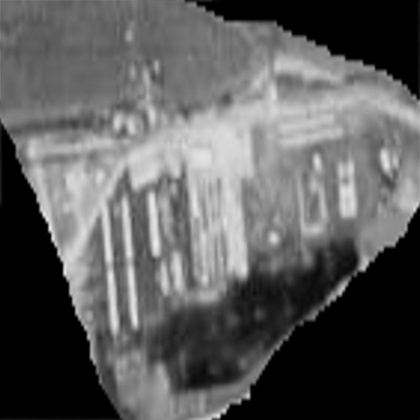
%> input picture Super Resolution/output.jpg, 420 x 420 px, shrunk from 1261 x 1261 before the run
$ octave Time.m   (GNU Octave 9; MATLAB toolbox functions it lacks are replaced by stand-ins)
%> lines starting %> are read from the running program, lines starting %| are printed output that depends on the picture
### Super Resolution/Input.m
%This file takes input from the user
%This File is for the Testing Colour images.
%Using Time Variant Regularized Backward Heat Diffusion.
%Output parameters   :Image that is seleted.
%                    :Diffusion_time.
%                    :Stopping_time.
%                    :Variance.
%                    :Time_steps.
function [image,co_eff,time_steps]=Input()


prompt='\n\nWanna Perform De-noising\nEnter 1 if Yes\nElse enter any number\nInput:';
number=input(prompt);
%> the answer given: 'y'

if(number==1)
  De_noising();
else
  image=imread('output.jpg');
%> image is the input picture: size 420x420 uint8; min 0, max 239, mean 92.3


 %Asks the user to enter the input for the time steps to be entered.
  prompt='\nEnter the Time Steps for the diffusion Equation(Prefarbly 0.01 t0 5)\nInput:';
  number=input(prompt);
%> the answer given: 3

  if(number>2 && number<0)
     time_steps=10000;
  else
     time_steps=number;
  end

  %Asks the user to enter the input for the co-effecient
  prompt='\nEnter a value for co-effiecient of Stopping time.\nExample:Diffusion_time=(co-eff)Stopping_time\n(Prefarbly 0 to 1.25)\nInput:';
  number=input(prompt);
%> the answer given: 1

  if(number>1.25 && number<0)
    co_eff=1;
  else
    co_eff=number;
  end

end
end

### Super Resolution/blurMetric.m
function blur = blurMetric(original)
% original : entry image

% The idea is from "The Blur Effect: Perception and Estimation with a New No-Reference Perceptual Blur Metric"
% Cr�t�-Roffet F., Dolmiere T., Ladret P., Nicolas M. - GRENOBLE - 2007
% In SPIE proceedings - SPIE Electronic Imaging Symposium Conf Human Vision and Electronic Imaging, �tats-Unis d'Am�rique (2007)

% Written by DO Quoc Bao, PhD Student in L2TI Laboratory, Paris 13 University, France
% Email: doquocbao@gmail.com, do.quocbao@l2ti.univ-paris13.fr
% Last changed: 21-09-2008

%%%%%%%%%%%%%%%%%%Note: the output (blur) is in [0,1]; 0 means sharp, 1 means blur%%%%%%%%%%%%%%%%%%

%%%%%%%%%%%%%%%%%%%%%%%%%%%%%%%%%%%%%%%%%%%%%%%%%%%%%%%%%%%%%%%%%%%%%%%%%%%
% Please cite the author when you use this code. All remarks are welcome. %
%%%%%%%%%%%%%%%%%%%%%%%%%%%%%%%%%%%%%%%%%%%%%%%%%%%%%%%%%%%%%%%%%%%%%%%%%%%

I = double(original);
[y,x] = size(I);

Hv = [1 1 1 1 1 1 1 1 1]/9;
Hh = Hv';


B_Ver = imfilter(I,Hv);%blur the input image in vertical direction
B_Hor = imfilter(I,Hh);%blur the input image in horizontal direction

D_F_Ver = abs(I(:,1:x-1) - I(:,2:x));%variation of the input image (vertical direction)
D_F_Hor = abs(I(1:y-1,:) - I(2:y,:));%variation of the input image (horizontal direction)

D_B_Ver = abs(B_Ver(:,1:x-1)-B_Ver(:,2:x));%variation of the blured image (vertical direction)
D_B_Hor = abs(B_Hor(1:y-1,:)-B_Hor(2:y,:));%variation of the blured image (horizontal direction)

T_Ver = D_F_Ver - D_B_Ver;%difference between two vertical variations of 2 image (input and blured)
T_Hor = D_F_Hor - D_B_Hor;%difference between two horizontal variations of 2 image (input and blured)

V_Ver = max(0,T_Ver);
V_Hor = max(0,T_Hor);

S_D_Ver = sum(sum(D_F_Ver(2:y-1,2:x-1)));
S_D_Hor = sum(sum(D_F_Hor(2:y-1,2:x-1)));

S_V_Ver = sum(sum(V_Ver(2:y-1,2:x-1)));
S_V_Hor = sum(sum(V_Hor(2:y-1,2:x-1)));

blur_F_Ver = (S_D_Ver-S_V_Ver)/S_D_Ver;
blur_F_Hor = (S_D_Hor-S_V_Hor)/S_D_Hor;

blur = max(blur_F_Ver,blur_F_Hor);

### Super Resolution/lowpass1.m
%This function is for Low pass filtering process in the Time Variant RBHD Process.
%Input parameters:Blurred and Noisy Image.
%                :Diffusion time.
%                :Stopping_time.
%                :Time_steps.
function filteredim = lowpass1(I,Diffusion_time,Stopping_time,time_steps)

 %Converting the matrix of the image to unsigned 8-bit integer type.
 imag=uint8(I);

 %Determining the size of the image
 [co,ro,~] = size(imag);

 %Determining the center of the image
 cx = round(co/2);
 cy = round (ro/2);

 for i = 1 : co
    for j =1 : ro
        %Frequency domain term.
        d = sqrt((i-cx).^2 + (j-cy).^ 2);

    end
 end

 %Calculating the Cut-off Frequency Function.
 [c_freq]=Calculate_cut_freq(d,Diffusion_time,Stopping_time,time_steps);


 %On applying the Discrete Fourier transform
 %Shifting zero-frequency component to center of spectrum
 imf=fftshift(fft2(imag));
 H=zeros(co,ro);
 for i = 1 : co
    for j =1 : ro
%        for r=1:1:3
        %Frequency domain term.
        d = sqrt((i-cx).^2 + (j-cy).^ 2);

%         %Calculating the Cut-off Frequency Function.
%         [c_freq]=Calculate_cut_freq(d,Diffusion_time,Stopping_time,time_steps);

        %According to equation-16 in paper
        H(i,j)=exp(-(norm(d)./ c_freq)^4);
        %H(i,j)=single(d<=c_freq);

%       end;
    end;
 end;

 %Obtaining the Filtered Image.
 outf = imf .* H;
 filteredim = abs(ifft2(outf));

end

### Super Resolution/Calculate_cut_freq.m
%This Function is for Calculating Cut-off Frequency.
function [c_freq]=Calculate_cut_freq(d,Diffusion_time,Stopping_time,time_steps)

 %Calculating omegaaccording to equation 14 in paper
 omega=d^2;

 %Calculating Backward_time
 time=Stopping_time*time_steps;

 %Calcuting cut_off Frequency term
 %Combining the equations 14 & 27 in the paper.
 c_freq=sqrt(omega*time/Diffusion_time);
 c_freq=c_freq+2;
end

### Super Resolution/imInvDiffusion.m
%IMAGE DEBLUR WITH REGULARIZED BACKWARD HEAT DIFFUSION-Liang Wang,Luo,Wang.
%This Function performs the Time Variant Inverse Diffusion process on gray scale images.
%Input Parameters:Input image(Blurred or Filtered Image).
%                :Time Step.
%                :Stopping Time.
%                :Cut-off Frequency.
function v_new=imInvDiffusion(image,T,time_steps)

 %Time-Steps
 dt=time_steps;


 %Converting the input image matrix to double precision
 v_t=double(image);

 %Obtaining the size of image
 [p,q]=size(v_t);

 %Storing the double precision value of image to v_new
 v_new=double(v_t);

 %Terms in inverse partial differential equation.
 v_xx=v_t(:,[2:q,q]) -2*v_t(:,:) + v_t(:,[1,1:q-1]);
 v_yy=v_t([2:p,p],:)-2*v_t(:,:) + v_t([1,1:p-1],:);
 v_xy = (v_t([2:p,p],[2:q,q]) +v_t([1,1:p-1],[1,1:q-1]) -v_t([1,1:p-1],[2:q,q]) - v_t([2:p,p],[1,1:q-1]) ) / 4;
 v_x = (v_t(:,[2:q,q]) - v_t(:,[1,1:q-1]))/2;
 v_y = (v_t([2:p,p],:) - v_t([1,1:p-1],:))/2;
 mod_grad=(v_x.^2 + v_y.^2);


 Theta=0.3;

 %Normal Component
 v_NN=(v_xx.*v_y.^2 + 2.*v_x.*v_y.*v_xy + v_yy.*v_x.^2)./mod_grad;

 %Stopping Criterion
 Stop_Criterion=(v_xx.*v_x.^2 - 2.*v_xy.*v_x.*v_y + v_yy.*v_y.^2)./(mod_grad).^(1.5);

 for t=0:dt:T
%     for r=1:1:3
           if(Stop_Criterion>Theta)
             break;
           else
            v_new(:,:) = v_t(:,:)-dt.*(0.2.*(v_xx+v_yy)-0.02.*v_NN);
            v_t = v_new;
           end
%    end
 end

end

### Super Resolution/Time.m
%Using the Function Input_Grey_RBHD
[image,co_eff,time_steps]=Input();
%> co_eff = 1; time_steps = 3

blur=blurMetric(image);
%> in blurMetric, `V_Hor = max(0,T_Hor);`:
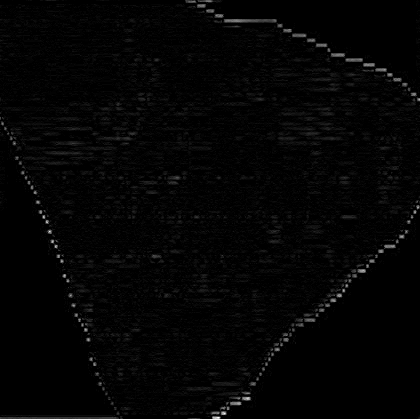
%> V_Hor: size 419x420 double; min 0, max 37.44, mean 0.7; drawn with min black and max white
%> in blurMetric, `S_D_Ver = sum(sum(D_F_Ver(2:y-1,2:x-1)));`: S_D_Ver = 564366
%> in blurMetric, `S_D_Hor = sum(sum(D_F_Hor(2:y-1,2:x-1)));`: S_D_Hor = 361449
%> in blurMetric, `S_V_Ver = sum(sum(V_Ver(2:y-1,2:x-1)));`: S_V_Ver = 270843.7
%> in blurMetric, `S_V_Hor = sum(sum(V_Hor(2:y-1,2:x-1)));`: S_V_Hor = 114534.8
%> in blurMetric, `blur_F_Ver = (S_D_Ver-S_V_Ver)/S_D_Ver;`: blur_F_Ver = 0.52
%> in blurMetric, `blur_F_Hor = (S_D_Hor-S_V_Hor)/S_D_Hor;`: blur_F_Hor = 0.683
%> blur = 0.683


%Displaying image
 subplot(1,2,1);
 imshow(uint8(image));
 title(sprintf('Metric:%f,Original Image',blur));


 Diffusion_time=blur;
%> Diffusion_time = 0.683
 Stopping_time =Diffusion_time/(co_eff);
%> Stopping_time = 0.683

 %Using function Low pass Filter accoring to the Time Varient System.
 %Input Parameters:Blurred & Noisy image
 %                :Diffusion_time.
 %                :Stopping Time.
 %                :Time_steps.
 filtered=lowpass1(image,Diffusion_time,Stopping_time,time_steps);
%> in Calculate_cut_freq, `time=Stopping_time*time_steps;`: time = 2.05
%> in Calculate_cut_freq, `c_freq=sqrt(omega*time/Diffusion_time);`: c_freq = 514.4
%> in Calculate_cut_freq, `c_freq=c_freq+2;`: c_freq = 516.4
%> after the loop in lowpass1, `for i = 1 : co`:
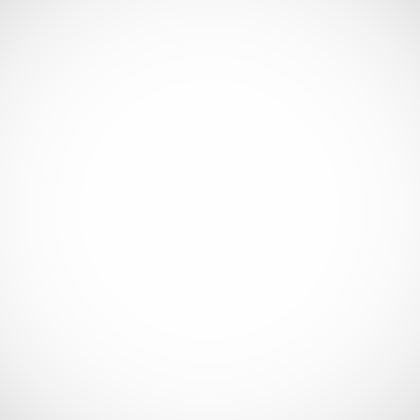
%> H: size 420x420 double; min 0.896, max 1, mean 0.983


 %Applying the Time Variant Inverse Diffusion on the Filtered Blurred & Noisy image as input.
 %Input parameters:Filtered Blurred & Noisy image.
 %                :Stopping time.
 %                :Time_steps
 restoreImg1=imInvDiffusion(filtered,Stopping_time,time_steps);
%> in imInvDiffusion, `dt=time_steps;`: dt = 3
%> in imInvDiffusion, `v_y = (v_t([2:p,p],:) - v_t([1,1:p-1],:))/2;`:
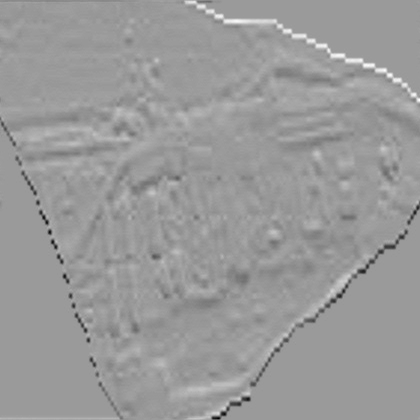
%> v_y: size 420x420 double; min -56.51, max 36.85, mean 0; drawn with min black and max white
%> in imInvDiffusion, `v_NN=(v_xx.*v_y.^2 + 2.*v_x.*v_y.*v_xy + v_yy.*v_x.^2)./mod_grad;`:
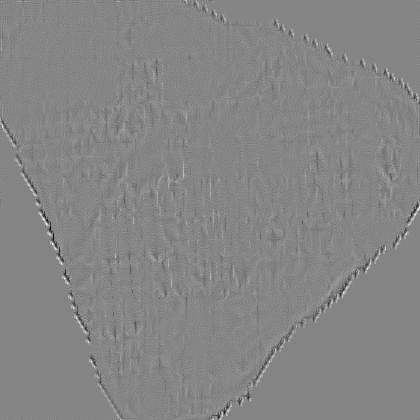
%> v_NN: size 420x420 double; min -42.29, max 38.23, mean 0; drawn with min black and max white
%> the loop in imInvDiffusion, `for t=0:dt:T` made 1 pass

 blur2=blurMetric(restoreImg1);
%> in blurMetric (call 2), `B_Ver = imfilter(I,Hv);`:
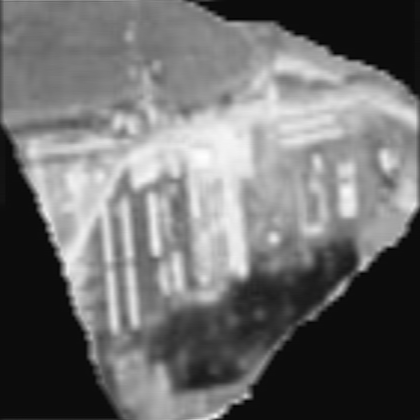
%> B_Ver: size 420x420 double; min -12.2, max 227.4, mean 92.1; drawn with min black and max white
%> in blurMetric (call 2), `T_Ver = D_F_Ver - D_B_Ver;`:
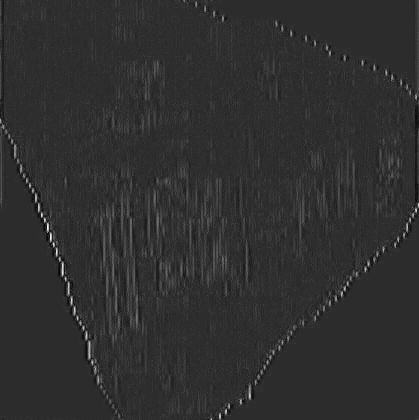
%> T_Ver: size 420x419 double; min -27.97, max 131.2, mean 2; drawn with min black and max white
%> in blurMetric (call 2), `T_Hor = D_F_Hor - D_B_Hor;`:
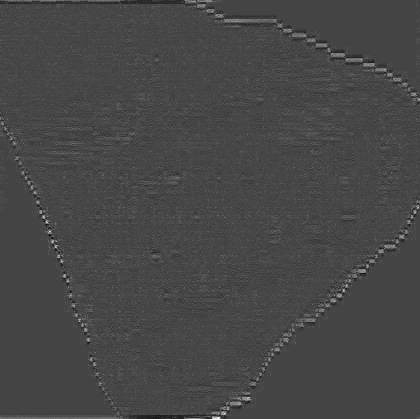
%> T_Hor: size 419x420 double; min -25.32, max 68.75, mean 1; drawn with min black and max white
%> in blurMetric (call 2), `S_D_Ver = sum(sum(D_F_Ver(2:y-1,2:x-1)));`: S_D_Ver = 755866.9
%> in blurMetric (call 2), `S_D_Hor = sum(sum(D_F_Hor(2:y-1,2:x-1)));`: S_D_Hor = 494093.4
%> in blurMetric (call 2), `S_V_Ver = sum(sum(V_Ver(2:y-1,2:x-1)));`: S_V_Ver = 432396.9
%> in blurMetric (call 2), `S_V_Hor = sum(sum(V_Hor(2:y-1,2:x-1)));`: S_V_Hor = 234506.4
%> in blurMetric (call 2), `blur_F_Ver = (S_D_Ver-S_V_Ver)/S_D_Ver;`: blur_F_Ver = 0.428
%> in blurMetric (call 2), `blur_F_Hor = (S_D_Hor-S_V_Hor)/S_D_Hor;`: blur_F_Hor = 0.525
%> blur2 = 0.525

 while(1)
     if(blur2<blur)
       break;
     else
      Diffusion_time=blur2;
      Stopping_time =Diffusion_time/(co_eff);
      restoreImg2=imInvDiffusion(filtered,Stopping_time,time_steps);
      blur2=blurMetric(restoreImg2);
     end
 end

 %Displaying image
 subplot(1,2,2);
%> (the run ends here)
